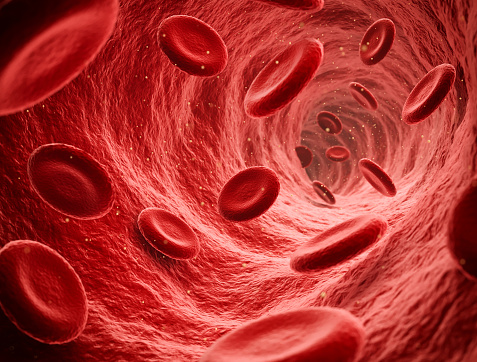
#> input picture bloodCells.jpg, 477 x 362 px
$ python butterworthHighpassFilter_gaussianHighpassFilter.py
#> lines starting #> are read from the running program, lines starting #| are printed output that depends on the picture
# F55121006_Felisya Brigita Tania Wong_A

import cv2
import numpy as np
from matplotlib import pyplot as plt

# membaca gambar
img = cv2.imread('bloodCells.jpg',0)
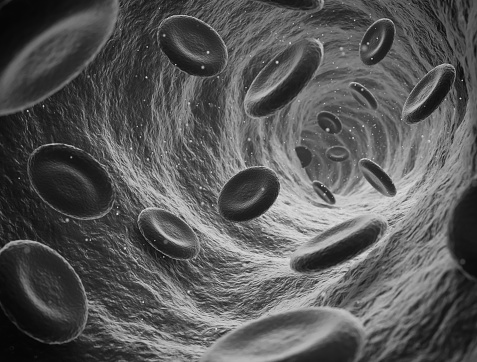
#> img: shape (362, 477); min 3, max 229, mean 88
rows, cols = img.shape
#> rows = 362; cols = 477

# membuat filter Butterworth Highpass
# membuat filter highpass Butterworth 2D dengan jari-jari 30 dan orde 2
butterworth_hp = np.zeros((rows, cols))
D = 30
n = 2
for i in range(rows):
    for j in range(cols):
        butterworth_hp[i, j] = 1 / (1 + (D / np.sqrt((i - rows/2)**2 + (j - cols/2)**2))**(2*n))
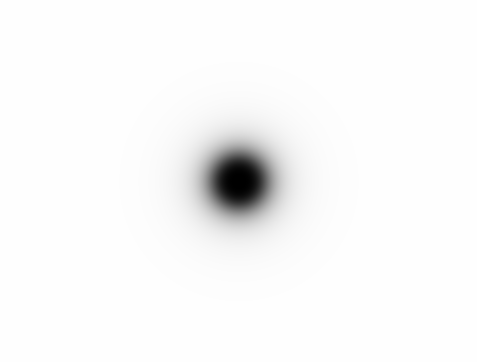
#> butterworth_hp: shape (362, 477) float64; min 7.72e-08, max 1, mean 0.975

# terapkan filter
butterworth_hp_img = np.fft.fftshift(np.fft.fft2(img)) * butterworth_hp
butterworth_hp_img = np.real(np.fft.ifft2(np.fft.ifftshift(butterworth_hp_img)))
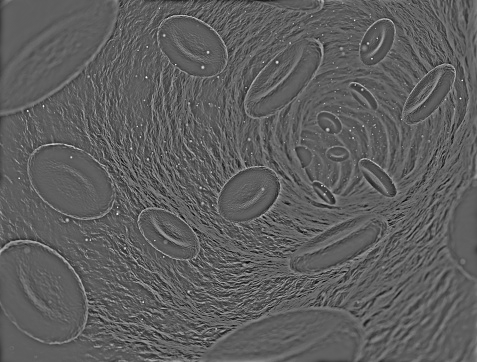
#> butterworth_hp_img: shape (362, 477) float64; min -96.3, max 162.4, mean 0; drawn with min black and max white

# membuat filter Gaussian Highpass
# membuat 2D filter Gaussian highpass  with standard dengan standar deviasi 5
gaussian_hp = np.zeros((rows, cols))
sigma = 5
for i in range(rows):
    for j in range(cols):
        gaussian_hp[i, j] = 1 - np.exp(-((i - rows/2)**2 + (j - cols/2)**2) / (2 * sigma**2))
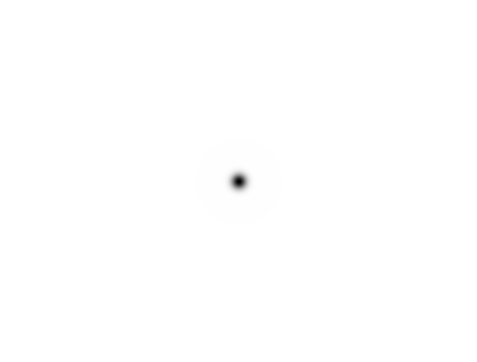
#> gaussian_hp: shape (362, 477) float64; min 0.00499, max 1, mean 0.999

# terapkan filter
gaussian_hp_img = np.fft.fftshift(np.fft.fft2(img)) * gaussian_hp
gaussian_hp_img = np.real(np.fft.ifft2(np.fft.ifftshift(gaussian_hp_img)))
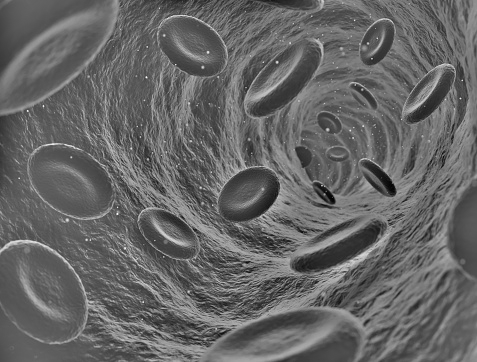
#> gaussian_hp_img: shape (362, 477) float64; min -108.1, max 161.7, mean 0.4; drawn with min black and max white

# tampilkan gambar
plt.subplot(2,2,1),plt.imshow(img, cmap = 'gray')
plt.title('Original Image'), plt.xticks([]), plt.yticks([])
plt.subplot(2,2,2),plt.imshow(butterworth_hp_img, cmap = 'gray')
plt.title('Butterworth Highpass Filter'), plt.xticks([]), plt.yticks([])
plt.subplot(2,2,3),plt.imshow(gaussian_hp_img, cmap = 'gray')
plt.title('Gaussian Highpass Filter'), plt.xticks([]), plt.yticks([])
plt.show()
